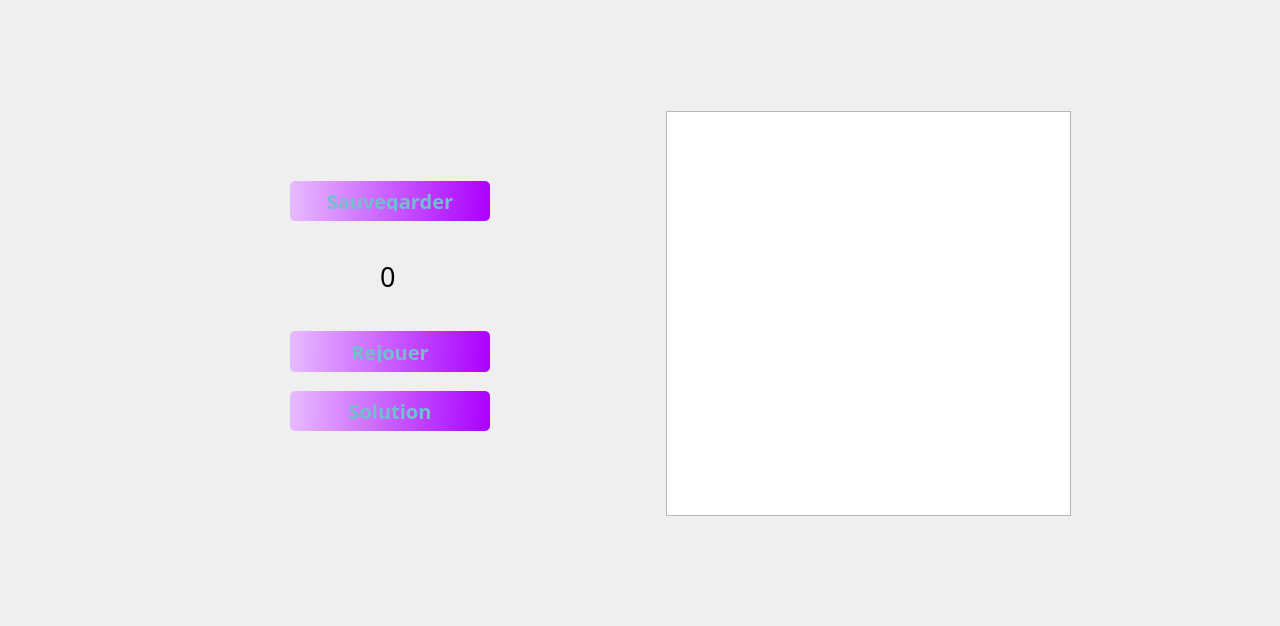
     <widget class="QWidget" name="plateau">
      <widget class="QWidget" name="verticalLayoutWidget_6">
       <property name="geometry">
        <rect>
         <x>10</x>
         <y>10</y>
         <width>1261</width>
         <height>607</height>
        </rect>
       </property>
       <layout class="QGridLayout" name="gridLayout_9">
        <property name="leftMargin">
         <number>100</number>
        </property>
        <property name="topMargin">
         <number>100</number>
        </property>
        <property name="rightMargin">
         <number>100</number>
        </property>
        <property name="bottomMargin">
         <number>100</number>
        </property>
        <item row="1" column="0">
         <layout class="QHBoxLayout" name="horizontalLayout_7">
          <property name="spacing">
           <number>100</number>
          </property>
          <property name="leftMargin">
           <number>100</number>
          </property>
          <property name="rightMargin">
           <number>100</number>
          </property>
          <item>
           <layout class="QVBoxLayout" name="verticalLayout_3">
            <item>
             <widget class="QFrame" name="frame_7">
              <property name="styleSheet">
               <string notr="true">border:none;</string>
              </property>
              <property name="frameShape">
               <enum>QFrame::StyledPanel</enum>
              </property>
              <property name="frameShadow">
               <enum>QFrame::Raised</enum>
              </property>
              <widget class="QPushButton" name="Rejouer">
               <property name="geometry">
                <rect>
                 <x>80</x>
                 <y>220</y>
                 <width>200</width>
                 <height>41</height>
                </rect>
               </property>
               <property name="minimumSize">
                <size>
                 <width>200</width>
                 <height>0</height>
                </size>
               </property>
               <property name="maximumSize">
                <size>
                 <width>200</width>
                 <height>100</height>
                </size>
               </property>
               <property name="font">
                <font>
                 <family>Quicksand Medium</family>
                 <pointsize>15</pointsize>
                 <bold>true</bold>
                </font>
               </property>
               <property name="styleSheet">
                <string notr="true">QPushButton#Rejouer {
    background-color: qlineargradient(spread:pad, x1:0, y1:0.477, x2:1, y2:0.483, stop:0 rgba(232, 186, 255, 255), stop:1 rgba(170, 0, 255, 255));
	border:none;
	border-radius: 5px;
	padding:10px;
	color : #70bfcb;
}

QPushButton#Rejouer:hover {
    background-color: #9c2579;
}

QPushButton#Rejouer:pressed {
    background-color: #9c2579;     
}

</string>
               </property>
               <property name="text">
                <string>Rejouer</string>
               </property>
              </widget>
              <widget class="QLabel" name="label">
               <property name="geometry">
                <rect>
                 <x>170</x>
                 <y>150</y>
                 <width>31</width>
                 <height>31</height>
                </rect>
               </property>
               <property name="font">
                <font>
                 <family>Quicksand Medium</family>
                 <pointsize>20</pointsize>
                </font>
               </property>
               <property name="text">
                <string>0</string>
               </property>
              </widget>
              <widget class="QPushButton" name="Solution">
               <property name="geometry">
                <rect>
                 <x>80</x>
                 <y>280</y>
                 <width>200</width>
                 <height>40</height>
                </rect>
               </property>
               <property name="minimumSize">
                <size>
                 <width>200</width>
                 <height>40</height>
                </size>
               </property>
               <property name="maximumSize">
                <size>
                 <width>200</width>
                 <height>40</height>
                </size>
               </property>
               <property name="font">
                <font>
                 <family>Quicksand Medium</family>
                 <pointsize>15</pointsize>
                 <bold>true</bold>
                </font>
               </property>
               <property name="styleSheet">
                <string notr="true">QPushButton#Solution {
    background-color: qlineargradient(spread:pad, x1:0, y1:0.477, x2:1, y2:0.483, stop:0 rgba(232, 186, 255, 255), stop:1 rgba(170, 0, 255, 255));
	border:none;
	border-radius: 5px;
	padding:10px;
	color : #70bfcb;
}

QPushButton#Solution:hover {
    background-color: #9c2579;
}

QPushButton#Solution:pressed {
    background-color: #9c2579;     
}

</string>
               </property>
               <property name="text">
                <string>Solution</string>
               </property>
              </widget>
              <widget class="QPushButton" name="Sauvegarder">
               <property name="geometry">
                <rect>
                 <x>80</x>
                 <y>70</y>
                 <width>200</width>
                 <height>40</height>
                </rect>
               </property>
               <property name="minimumSize">
                <size>
                 <width>200</width>
                 <height>40</height>
                </size>
               </property>
               <property name="maximumSize">
                <size>
                 <width>200</width>
                 <height>40</height>
                </size>
               </property>
               <property name="font">
                <font>
                 <family>Quicksand Medium</family>
                 <pointsize>15</pointsize>
                 <bold>true</bold>
                </font>
               </property>
               <property name="styleSheet">
                <string notr="true">QPushButton#Sauvegarder {
    background-color: qlineargradient(spread:pad, x1:0, y1:0.477, x2:1, y2:0.483, stop:0 rgba(232, 186, 255, 255), stop:1 rgba(170, 0, 255, 255));
	border:none;
	border-radius: 5px;
	padding:10px;
	color : #70bfcb;
}

QPushButton#Sauvegarder:hover {
    background-color: #9c2579;
}

QPushButton#Sauvegarder:pressed {
    background-color: #9c2579;     
}

</string>
               </property>
               <property name="text">
                <string>Sauvegarder</string>
               </property>
              </widget>
             </widget>
            </item>
           </layout>
          </item>
          <item>
           <widget class="QGraphicsView" name="graphicsView_4">
            <property name="minimumSize">
             <size>
              <width>405</width>
              <height>405</height>
             </size>
            </property>
            <property name="maximumSize">
             <size>
              <width>405</width>
              <height>405</height>
             </size>
            </property>
            <property name="styleSheet">
             <string notr="true">background : url(:/img/Img/fond.png) center center;</string>
            </property>
           </widget>
          </item>
         </layout>
        </item>
       </layout>
      </widget>
     </widget>
